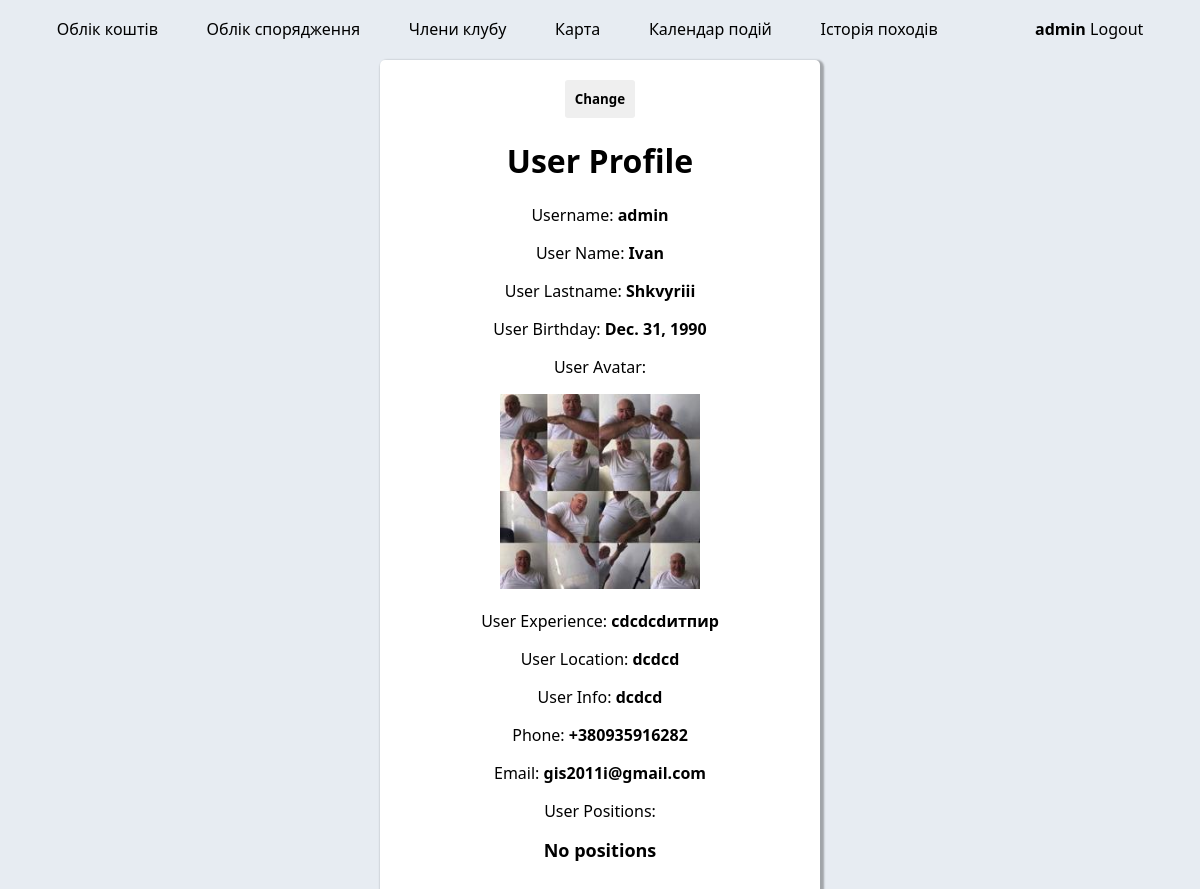
Before: /profile/1/ (signed in) with the older database file.
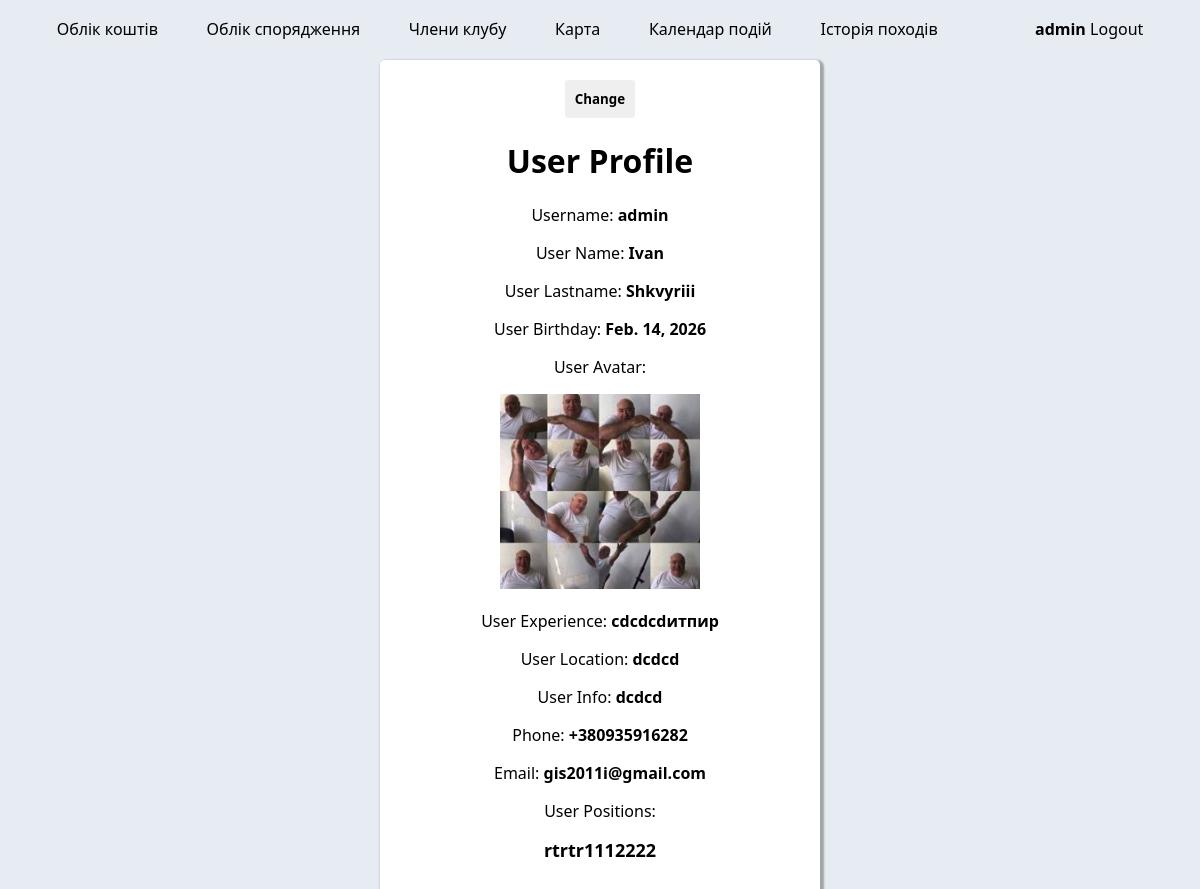
After: the same page with the newer database file.
### users/models.py (models this page shows, shortened)
class Profile(models.Model):
    user_name = models.CharField(max_length=50)
    user_lastname = models.CharField(max_length=50)
    user_birthday = models.DateField(blank=True, null=True)
    user_avatar = models.ImageField(default='avatar_default.png', upload_to='profile_images')
    user_position = models.ManyToManyField(UserPositions)
    user_experience = models.CharField(max_length=250)
    user_location = models.CharField(max_length=50)
    user_info = models.CharField(max_length=250)
    phone = PhoneNumberField(blank=True)
    email = models.EmailField(max_length=100)
    user = models.OneToOneField(User, on_delete=models.CASCADE)

class UserPositions(models.Model):
    positions_category = models.CharField(max_length=20, unique=True, null=False)
    positions_category_info = models.CharField(max_length=150)

### users/views.py (the view)
# urls.py: path("profile/<int:user_id>/", views.profile_user, name="profile"),
@decorators.login_required(login_url='/login/')
def profile_user(request, user_id):
    user_profile = get_object_or_404(Profile, user_id=user_id)
    user_login = user_profile.user.username
    return render(request, 'users/profile.html', context={'users': user_profile, 'login': user_login})

### users/templates/users/profile.html (shortened to what this page needs)
{% extends "layouts/base.html" %}
{% block content %}
<div class="modal">
<a class="link" href="{% url 'users:change_profile' users.id %}" role="button"><button class="btn" type="button"> Change</button></a>
  <h1>User Profile</h1>
  <p>Username: <b>{{ users.user.username }}</b></p>
  <p>User Name: <b>{{ users.user_name }}</b></p>
  <p>User Lastname: <b>{{ users.user_lastname }}</b></p>
  <p>User Birthday: <b>{{ users.user_birthday }}</b></p>
  <p>User Avatar:</p>
  <img src="{{ users.user_avatar.url }}" alt="User Avatar" width="200">
  <p>User Experience: <b>{{ users.user_experience }}</b></p>
  <p>User Location: <b>{{ users.user_location }}</b></p>
  <p>User Info: <b>{{ users.user_info }}</b></p>
  <p>Phone: <b>{{ users.phone }}</b></p>
  <p>Email: <b>{{ users.email }}</b></p>
  <p>User Positions:</p>
  <ul class="list">
    {% for position in users.user_position.all %}
      <li class="items">{{ position.positions_category }}</li>
    {% empty %}
      <li class="items">No positions</li>
    {% endfor %}
  </ul>
</div>
{% endblock content %}

Changed rows visible on the page:
changed Profile "Ivan": user_birthday "Dec. 31, 1990" → "Feb. 14, 2026"
now on this page (row unchanged): UserPositions: positions_category "rtrtr1112222"
Other visible differences:
text no longer shown: "No positions"
